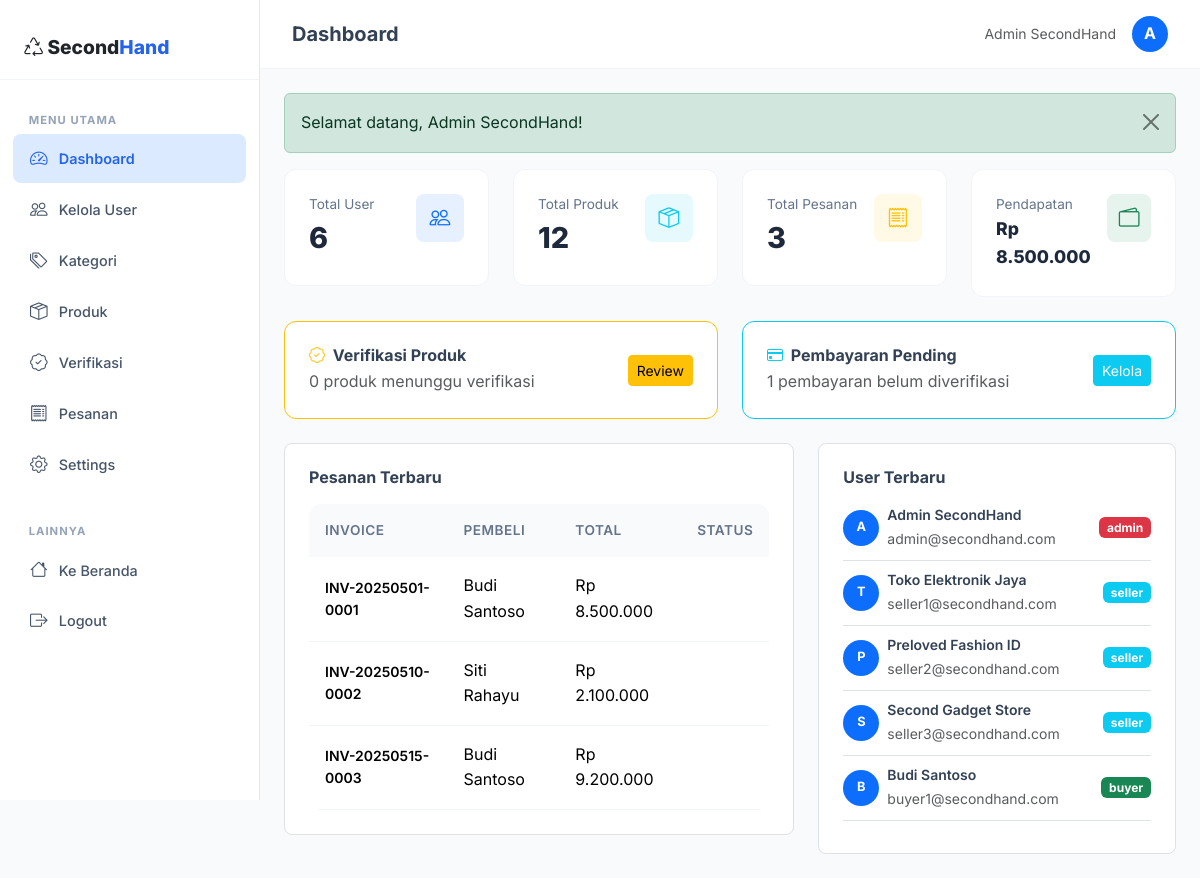
Screenshot of /index.php?page=admin_dashboard (signed in) with the database file from the repository.
### tables this page shows
CREATE TABLE `orders` (
  `id` INT(11) NOT NULL AUTO_INCREMENT,
  `invoice_number` VARCHAR(50) NOT NULL UNIQUE,
  `buyer_id` INT(11) NOT NULL,
  `total_amount` DECIMAL(15,2) NOT NULL,
  `shipping_cost` DECIMAL(15,2) NOT NULL DEFAULT 0,
  `shipping_address` TEXT NOT NULL,
  `shipping_method` VARCHAR(50) DEFAULT 'reguler',
  `status` ENUM('pending','confirmed','processing','shipped','delivered','completed','cancelled') NOT NULL DEFAULT 'pending',
  `tracking_number` VARCHAR(100) DEFAULT NULL,
  `notes` TEXT DEFAULT NULL,
  `created_at` TIMESTAMP DEFAULT CURRENT_TIMESTAMP,
  `updated_at` TIMESTAMP DEFAULT CURRENT_TIMESTAMP ON UPDATE CURRENT_TIMESTAMP,
  PRIMARY KEY (`id`),
  KEY `fk_order_buyer` (`buyer_id`),
  CONSTRAINT `fk_order_buyer` FOREIGN KEY (`buyer_id`) REFERENCES `users`(`id`) ON DELETE CASCADE
);

CREATE TABLE `users` (
  `id` INT(11) NOT NULL AUTO_INCREMENT,
  `name` VARCHAR(100) NOT NULL,
  `email` VARCHAR(100) NOT NULL UNIQUE,
  `password` VARCHAR(255) NOT NULL,
  `phone` VARCHAR(20) DEFAULT NULL,
  `address` TEXT DEFAULT NULL,
  `avatar` VARCHAR(255) DEFAULT 'default.png',
  `role` ENUM('buyer','seller','admin') NOT NULL DEFAULT 'buyer',
  `is_active` TINYINT(1) NOT NULL DEFAULT 1,
  `created_at` TIMESTAMP DEFAULT CURRENT_TIMESTAMP,
  `updated_at` TIMESTAMP DEFAULT CURRENT_TIMESTAMP ON UPDATE CURRENT_TIMESTAMP,
  PRIMARY KEY (`id`)
);

### src/config/helpers.php (called while the page is built, shortened)
<?php
function e($string) {
    return htmlspecialchars($string ?? '', ENT_QUOTES, 'UTF-8');
}
function formatRupiah($amount) {
    return 'Rp ' . number_format($amount, 0, ',', '.');
}

### src/views/admin/dashboard.php (the view, shortened to what this page needs)
<?php
$db = getDB();
$totalUsers = $db->query("SELECT COUNT(*) FROM users")->fetchColumn();
$totalProducts = $db->query("SELECT COUNT(*) FROM products")->fetchColumn();
$totalOrders = $db->query("SELECT COUNT(*) FROM orders")->fetchColumn();
$totalRevenue = $db->query("SELECT COALESCE(SUM(total_amount),0) FROM orders WHERE status = 'completed'")->fetchColumn();
$pendingVerif = $db->query("SELECT COUNT(*) FROM products WHERE verification_status = 'pending'")->fetchColumn();
$pendingPayments = $db->query("SELECT COUNT(*) FROM payments WHERE status = 'pending'")->fetchColumn();
$recentOrders = $db->query("SELECT o.*, u.name as buyer_name FROM orders o JOIN users u ON o.buyer_id = u.id ORDER BY o.created_at DESC LIMIT 5")->fetchAll();
$recentUsers = $db->query("SELECT * FROM users ORDER BY created_at DESC LIMIT 5")->fetchAll();
?>
<div class="row g-4 mb-4">
    <div class="col-md-3 col-6"><div class="stat-card"><div class="d-flex justify-content-between align-items-start">
        <div><div class="stat-label">Total User</div><div class="stat-value"><?= $totalUsers ?></div></div>
        <div class="stat-icon bg-primary bg-opacity-10 text-primary"><i class="bi bi-people"></i></div>
    </div></div></div>
    <div class="col-md-3 col-6"><div class="stat-card"><div class="d-flex justify-content-between align-items-start">
        <div><div class="stat-label">Total Produk</div><div class="stat-value"><?= $totalProducts ?></div></div>
        <div class="stat-icon bg-info bg-opacity-10 text-info"><i class="bi bi-box-seam"></i></div>
    </div></div></div>
    <div class="col-md-3 col-6"><div class="stat-card"><div class="d-flex justify-content-between align-items-start">
        <div><div class="stat-label">Total Pesanan</div><div class="stat-value"><?= $totalOrders ?></div></div>
        <div class="stat-icon bg-warning bg-opacity-10 text-warning"><i class="bi bi-receipt"></i></div>
    </div></div></div>
    <div class="col-md-3 col-6"><div class="stat-card"><div class="d-flex justify-content-between align-items-start">
        <div><div class="stat-label">Pendapatan</div><div class="stat-value" style="font-size:1.1rem"><?= formatRupiah($totalRevenue) ?></div></div>
        <div class="stat-icon bg-success bg-opacity-10 text-success"><i class="bi bi-wallet2"></i></div>
    </div></div></div>
</div>
<div class="row g-4 mb-4">
    <div class="col-md-6">
        <div class="stat-card border-warning">
            <div class="d-flex justify-content-between align-items-center">
                <div><h6 class="fw-bold mb-1"><i class="bi bi-patch-check text-warning me-1"></i> Verifikasi Produk</h6><p class="text-muted mb-0"><?= $pendingVerif ?> produk menunggu verifikasi</p></div>
                <a href="<?= BASE_URL ?>/index.php?page=admin_verify" class="btn btn-warning btn-sm">Review</a>
            </div>
        </div>
    </div>
    <div class="col-md-6">
        <div class="stat-card border-info">
            <div class="d-flex justify-content-between align-items-center">
                <div><h6 class="fw-bold mb-1"><i class="bi bi-credit-card text-info me-1"></i> Pembayaran Pending</h6><p class="text-muted mb-0"><?= $pendingPayments ?> pembayaran belum diverifikasi</p></div>
                <a href="<?= BASE_URL ?>/index.php?page=admin_orders" class="btn btn-info btn-sm text-white">Kelola</a>
            </div>
        </div>
    </div>
</div>
<div class="row g-4">
    <div class="col-lg-7">
        <div class="bg-white rounded-3 border p-4">
            <h6 class="fw-bold mb-3">Pesanan Terbaru</h6>
            <div class="table-responsive"><table class="table table-custom mb-0"><thead><tr><th>Invoice</th><th>Pembeli</th><th>Total</th><th>Status</th></tr></thead><tbody>
            <?php foreach ($recentOrders as $o): ?>
            <tr><td class="small fw-semibold"><?= e($o['invoice_number']) ?></td><td><?= e($o['buyer_name']) ?></td><td><?= formatRupiah($o['total_amount']) ?></td><td><?= orderStatusLabel($o['status']) ?></td></tr>
            <?php endforeach; ?>
            </tbody></table></div>
        </div>
    </div>
    <div class="col-lg-5">
        <div class="bg-white rounded-3 border p-4">
            <h6 class="fw-bold mb-3">User Terbaru</h6>
            <?php foreach ($recentUsers as $u): ?>
            <div class="d-flex gap-2 align-items-center mb-2 pb-2 border-bottom">
                <div class="rounded-circle bg-primary text-white d-flex align-items-center justify-content-center" style="width:36px;height:36px;font-size:0.8rem;font-weight:700"><?= strtoupper(substr($u['name'],0,1)) ?></div>
                <div class="flex-fill"><div class="fw-semibold small"><?= e($u['name']) ?></div><small class="text-muted"><?= e($u['email']) ?></small></div>
                <span class="badge bg-<?= $u['role']==='admin'?'danger':($u['role']==='seller'?'info':'success') ?>"><?= $u['role'] ?></span>
            </div>
            <?php endforeach; ?>
        </div>
    </div>
</div>

### src/assets/css/style.css (style rules this page uses)
:root { --primary: #2563eb; --primary-dark: #1d4ed8; --primary-light: #dbeafe; --secondary: #1e293b; --accent: #0ea5e9; --success: #10b981; --warning: #f59e0b; --danger: #ef4444; --dark: #0f172a; --gray-900: #1e293b; --gray-800: #334155; --gray-700: #475569; --gray-600: #64748b; --gray-500: #94a3b8; --gray-400: #cbd5e1; --gray-300: #e2e8f0; --gray-200: #f1f5f9; --gray-100: #f8fafc; --white: #ffffff; --shadow-sm: 0 1px 2px rgba(0, 0, 0, 0.05); --shadow: 0 1px 3px rgba(0, 0, 0, 0.1), 0 1px 2px rgba(0, 0, 0, 0.06); --shadow-md: 0 4px 6px -1px rgba(0, 0, 0, 0.1), 0 2px 4px -1px rgba(0, 0, 0, 0.06); --shadow-lg: 0 10px 15px -3px rgba(0, 0, 0, 0.1), 0 4px 6px -2px rgba(0, 0, 0, 0.05); --shadow-xl: 0 20px 25px -5px rgba(0, 0, 0, 0.1), 0 10px 10px -5px rgba(0, 0, 0, 0.04); --radius: 12px; --radius-sm: 8px; --radius-lg: 16px; --transition: all 0.3s cubic-bezier(0.4, 0, 0.2, 1); }
*, *::before, *::after { box-sizing: border-box; }
body { font-family: 'Inter', sans-serif; background-color: var(--gray-100); color: var(--gray-800); line-height: 1.6; -webkit-font-smoothing: antialiased; }
a { text-decoration: none; color: var(--primary); transition: var(--transition); }
.stat-card { background: var(--white); border-radius: var(--radius); padding: 1.5rem; border: 1px solid var(--gray-200); transition: var(--transition); }
.stat-card .stat-icon { width: 48px; height: 48px; border-radius: var(--radius-sm); display: flex; align-items: center; justify-content: center; font-size: 1.3rem; }
.stat-card .stat-value { font-size: 1.8rem; font-weight: 800; color: var(--gray-900); }
.stat-card .stat-label { font-size: 0.85rem; color: var(--gray-600); }
.table-custom { border-radius: var(--radius); overflow: hidden; }
.table-custom thead th { background: var(--gray-100); font-weight: 600; font-size: 0.85rem; text-transform: uppercase; letter-spacing: 0.5px; color: var(--gray-600); border: none; padding: 1rem; }
.table-custom tbody td { padding: 1rem; vertical-align: middle; border-color: var(--gray-200); }

### rows the page displays
orders: invoice_number "INV-20250501-0001", buyer.name "Budi Santoso", total_amount "Rp 8.500.000"
orders: invoice_number "INV-20250510-0002", buyer.name "Siti Rahayu", total_amount "Rp 2.100.000"
orders: invoice_number "INV-20250515-0003", buyer.name "Budi Santoso", total_amount "Rp 9.200.000"
users: name "A", name "Admin SecondHand", email "admin@secondhand.com", role "admin"
users: name "T", name "Toko Elektronik Jaya", email "seller1@secondhand.com", role "seller"
users: name "P", name "Preloved Fashion ID", email "seller2@secondhand.com", role "seller"
users: name "S", name "Second Gadget Store", email "seller3@secondhand.com", role "seller"
users: name "B", name "Budi Santoso", email "buyer1@secondhand.com", role "buyer"

### other values shown
$dashboardTitle "Dashboard"
$_SESSION['name'] "Admin SecondHand"
substr($_SESSION['name'] ?? 'U', 0, 1) "A"
$flash['message'] "Selamat datang, Admin SecondHand!"
$totalUsers "6"
$totalProducts "12"
$totalOrders "3"
formatRupiah($totalRevenue) "Rp 8.500.000"
$pendingVerif "0"
$pendingPayments "1"
